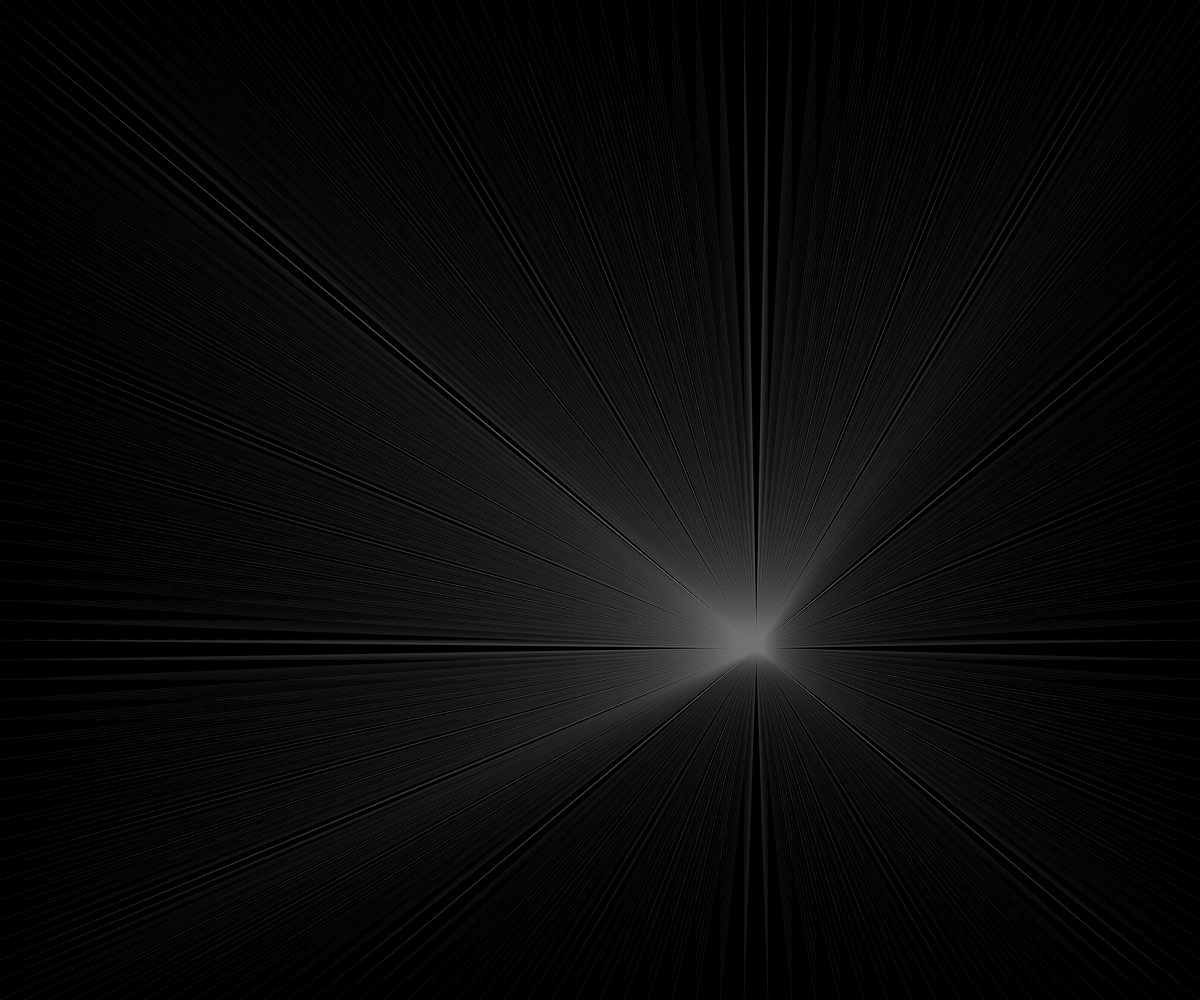
Frame 1 (no input)
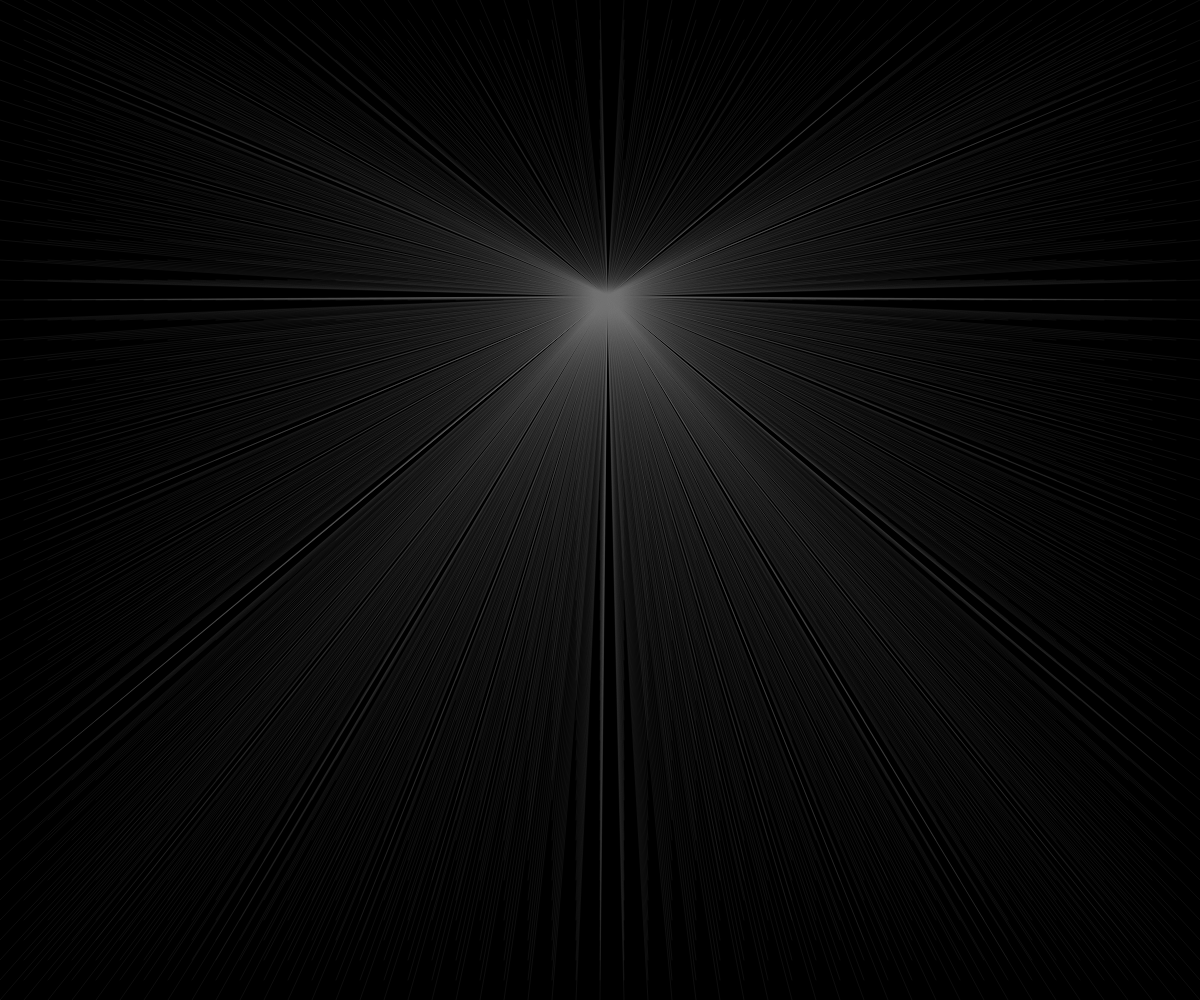
Frame 60 (no input)
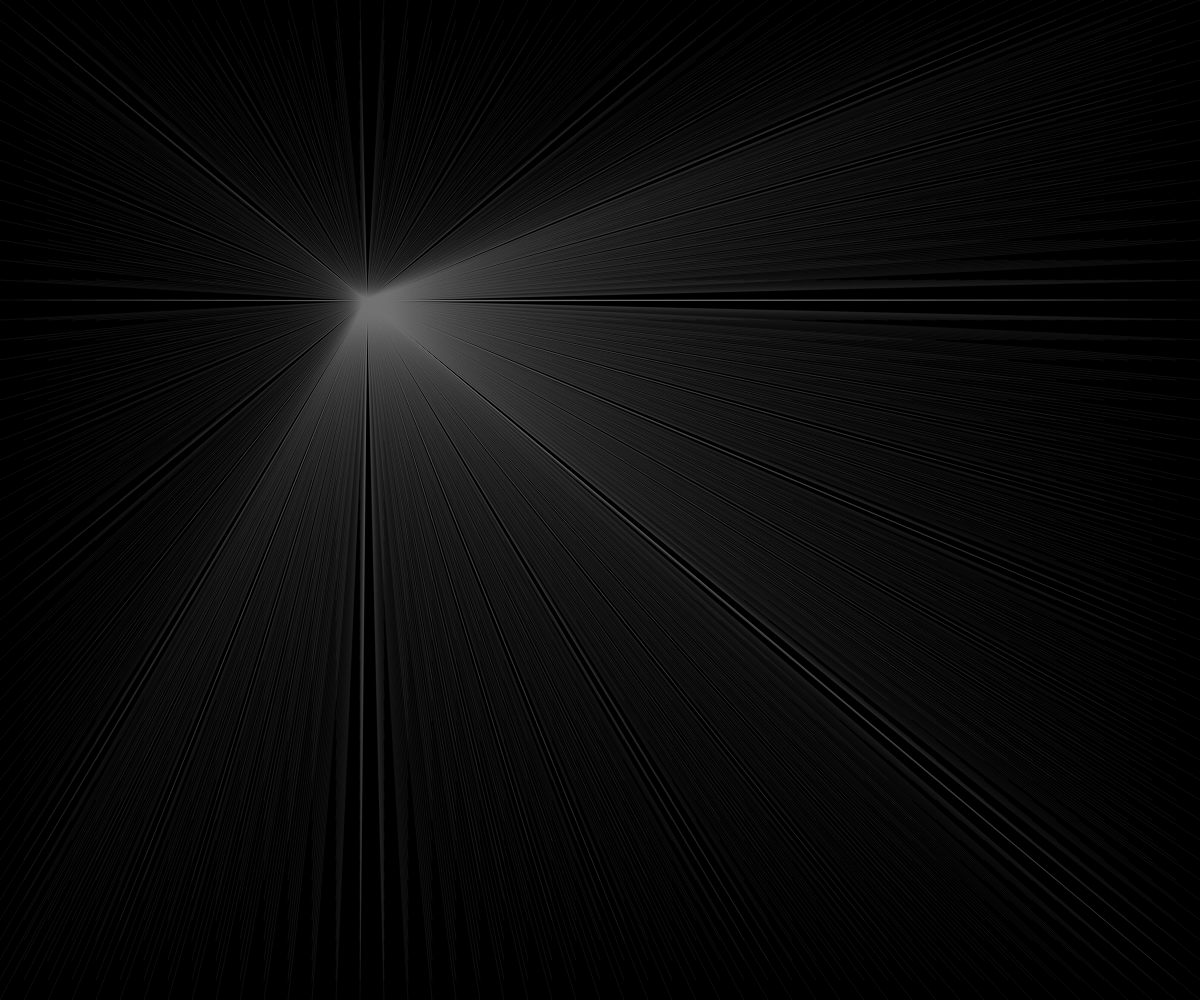
Frame 120 (the mouse pressed at the canvas centre since frame 60)

The p5.js sketch that drew these frames (run headless with seeded random() and noise() and a simulated clock; from frame 60 on, the mouse is pressed at the canvas centre):

// p5.js sketch
// ── sketch.js
function setup() {
  createCanvas(windowWidth, windowHeight);
}

function draw() {
  background(0);
  stroke(120, 120, 120, 30);
  var noiseX = noise(.07 * frameCount) * width;
  var noiseY = noise(.05 * frameCount) * height;
  for (let x = 0; x <= width; x += width / 50) {
    for (let y = 0; y <= height; y += height / 50) {
      line(x, y, noiseX, noiseY);
    }
  }
}
